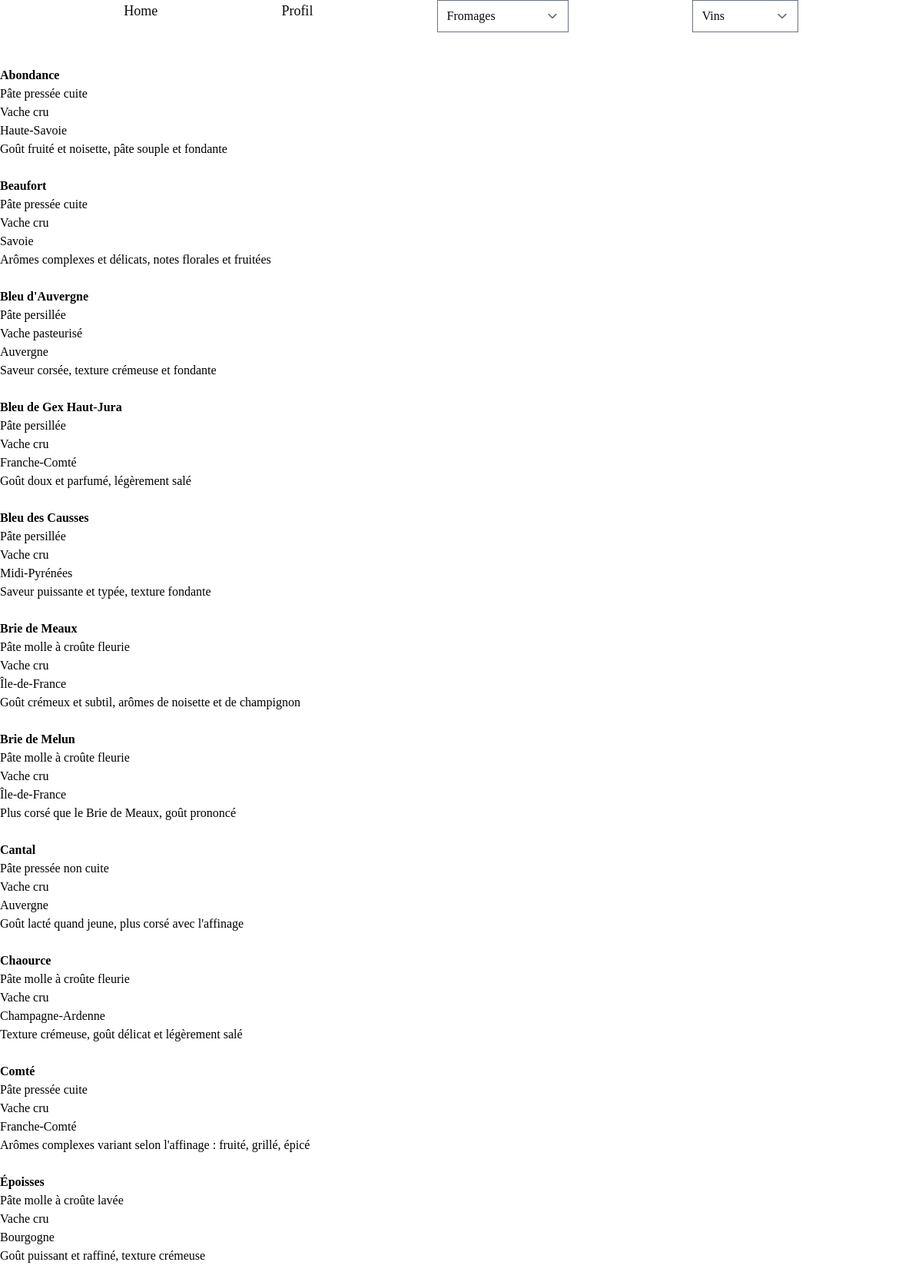
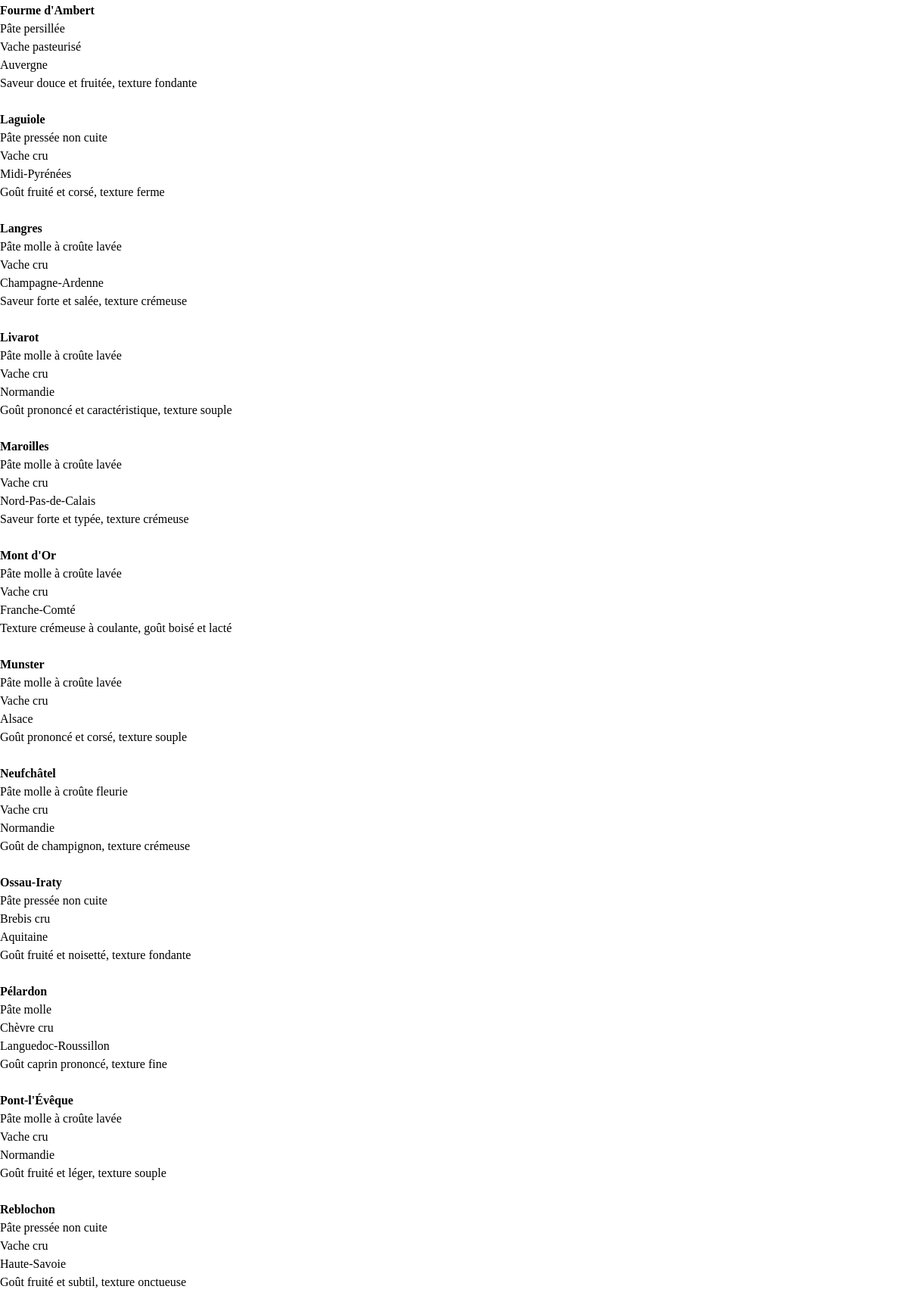
Page /products/all-cheeses/ (upper part) on the committed database (2 pictures, top to bottom).
### products/models.py (models this page shows, shortened)
class Cheese(models.Model):
    name = models.CharField(max_length=200)
    family = models.CharField(max_length=200)
    type_of_milk = models.CharField(max_length=200)
    region = models.CharField(max_length=200)
    description = models.TextField(max_length=500)
    created_at = models.DateTimeField(auto_now_add=True)
    updated_at = models.DateTimeField(auto_now=True, null=True, blank=True)
    class Meta:
        verbose_name = "cheese"
        verbose_name_plural = "cheeses"

### products/views.py (the view)
# urls.py: path('all-cheeses/', views.get_cheeses, name="all-cheeses"),
def get_cheeses(request):
    cheeses = Cheese.objects.all()
    return render(request, './all-cheeses.html', {'cheeses': cheeses})

### frometon/context_processors.py (called while the page is built)
def cheese_categories(request):
    types_of_milk = Cheese.objects.values_list('type_of_milk', flat=True).distinct()
    return {'cheese_categories': types_of_milk}

def wine_categories(request):
    colors = Wine.objects.values_list('color', flat=True).distinct()
    return {'wine_categories': colors}

### products/templates/all-cheeses.html
{% extends 'base.html' %}
    {% block content %}
        {% for cheese in cheeses %}
            <h3 class="font-semibold">{{ cheese.name }}</h3>
            <p>{{ cheese.family }}</p>
            <p>{{ cheese.type_of_milk }}</p>
            <p>{{ cheese.region }}</p>
            <p>{{ cheese.description }}</p>
            <br />
        {% endfor %}
    {% endblock content %}

### frometon/templates/base.html (shortened to what this page needs)
{% load static tailwind_tags %}
<!DOCTYPE html>
<html lang="en">
    <head>
        {% tailwind_css %}
    </head>
    <body class="font-serif bg-white">
        <nav class="flex flex-row justify-evenly mb-5 text-stone-950 text-lg text-center font-medium">
            <a href="{% url 'home' %}" class="hover:underline">Home</a>
                <a href="{% url 'profile' id=request.user.id %}" class="hover:underline">Profil</a>
                <select onchange="location = this.value;">
                    <option>Fromages</option>
                </select>
                <select onchange="location = this.value;">
                    <option>Vins</option>
                </select>
          </nav>
          <br/>
        {% block body %}
            {% block content %}
            {% endblock %}
        {% endblock %}
    </body>
</html>

### rows in the picture
Cheese: name "Abondance", family "Pâte pressée cuite", type_of_milk "Vache cru", region "Haute-Savoie", description "Goût fruité et noisette, pâte souple et fondante"
Cheese: name "Beaufort", family "Pâte pressée cuite", type_of_milk "Vache cru", region "Savoie", description "Arômes complexes et délicats, notes florales et fruitées"
Cheese: name "Bleu d'Auvergne", family "Pâte persillée", type_of_milk "Vache pasteurisé", region "Auvergne", description "Saveur corsée, texture crémeuse et fondante"
Cheese: name "Bleu de Gex Haut-Jura", family "Pâte persillée", type_of_milk "Vache cru", region "Franche-Comté", description "Goût doux et parfumé, légèrement salé"
Cheese: name "Bleu des Causses", family "Pâte persillée", type_of_milk "Vache cru", region "Midi-Pyrénées", description "Saveur puissante et typée, texture fondante"
Cheese: name "Brie de Meaux", family "Pâte molle à croûte fleurie", type_of_milk "Vache cru", region "Île-de-France", description "Goût crémeux et subtil, arômes de noisette et de champignon"
Cheese: name "Brie de Melun", family "Pâte molle à croûte fleurie", type_of_milk "Vache cru", region "Île-de-France", description "Plus corsé que le Brie de Meaux, goût prononcé"
Cheese: name "Cantal", family "Pâte pressée non cuite", type_of_milk "Vache cru", region "Auvergne", description "Goût lacté quand jeune, plus corsé avec l'affinage"
Cheese: name "Chaource", family "Pâte molle à croûte fleurie", type_of_milk "Vache cru", region "Champagne-Ardenne", description "Texture crémeuse, goût délicat et légèrement salé"
Cheese: name "Comté", family "Pâte pressée cuite", type_of_milk "Vache cru", region "Franche-Comté", description "Arômes complexes variant selon l'affinage : fruité, grillé, épicé"
Cheese: name "Époisses", family "Pâte molle à croûte lavée", type_of_milk "Vache cru", region "Bourgogne", description "Goût puissant et raffiné, texture crémeuse"
Cheese: name "Fourme d'Ambert", family "Pâte persillée", type_of_milk "Vache pasteurisé", region "Auvergne", description "Saveur douce et fruitée, texture fondante"
Cheese: name "Laguiole", family "Pâte pressée non cuite", type_of_milk "Vache cru", region "Midi-Pyrénées", description "Goût fruité et corsé, texture ferme"
Cheese: name "Langres", family "Pâte molle à croûte lavée", type_of_milk "Vache cru", region "Champagne-Ardenne", description "Saveur forte et salée, texture crémeuse"
Cheese: name "Livarot", family "Pâte molle à croûte lavée", type_of_milk "Vache cru", region "Normandie", description "Goût prononcé et caractéristique, texture souple"
Cheese: name "Maroilles", family "Pâte molle à croûte lavée", type_of_milk "Vache cru", region "Nord-Pas-de-Calais", description "Saveur forte et typée, texture crémeuse"
Cheese: name "Mont d'Or", family "Pâte molle à croûte lavée", type_of_milk "Vache cru", region "Franche-Comté", description "Texture crémeuse à coulante, goût boisé et lacté"
Cheese: name "Munster", family "Pâte molle à croûte lavée", type_of_milk "Vache cru", region "Alsace", description "Goût prononcé et corsé, texture souple"
Cheese: name "Neufchâtel", family "Pâte molle à croûte fleurie", type_of_milk "Vache cru", region "Normandie", description "Goût de champignon, texture crémeuse"
Cheese: name "Ossau-Iraty", family "Pâte pressée non cuite", type_of_milk "Brebis cru", region "Aquitaine", description "Goût fruité et noisetté, texture fondante"
Cheese: name "Pélardon", family "Pâte molle", type_of_milk "Chèvre cru", region "Languedoc-Roussillon", description "Goût caprin prononcé, texture fine"
Cheese: name "Pont-l'Évêque", family "Pâte molle à croûte lavée", type_of_milk "Vache cru", region "Normandie", description "Goût fruité et léger, texture souple"
Cheese: name "Reblochon", family "Pâte pressée non cuite", type_of_milk "Vache cru", region "Haute-Savoie", description "Goût fruité et subtil, texture onctueuse"
